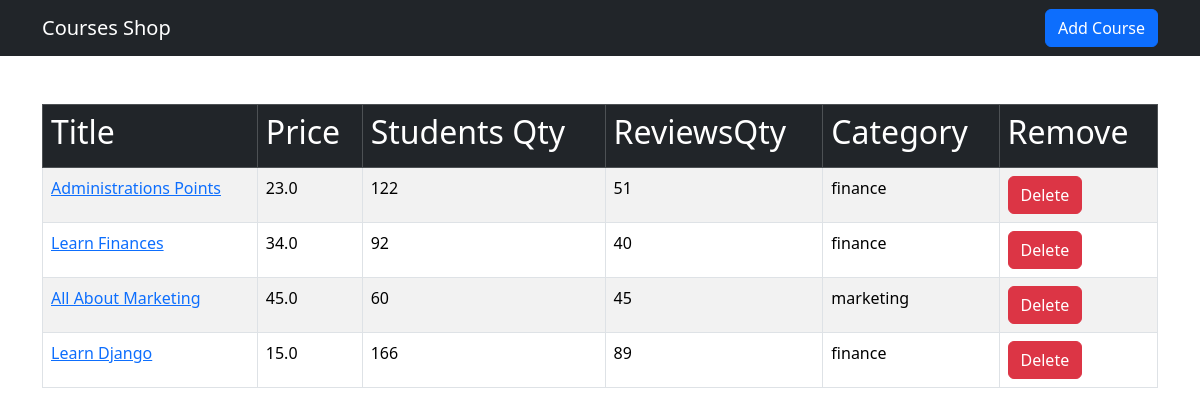
Page /shop/ on the earlier database version.
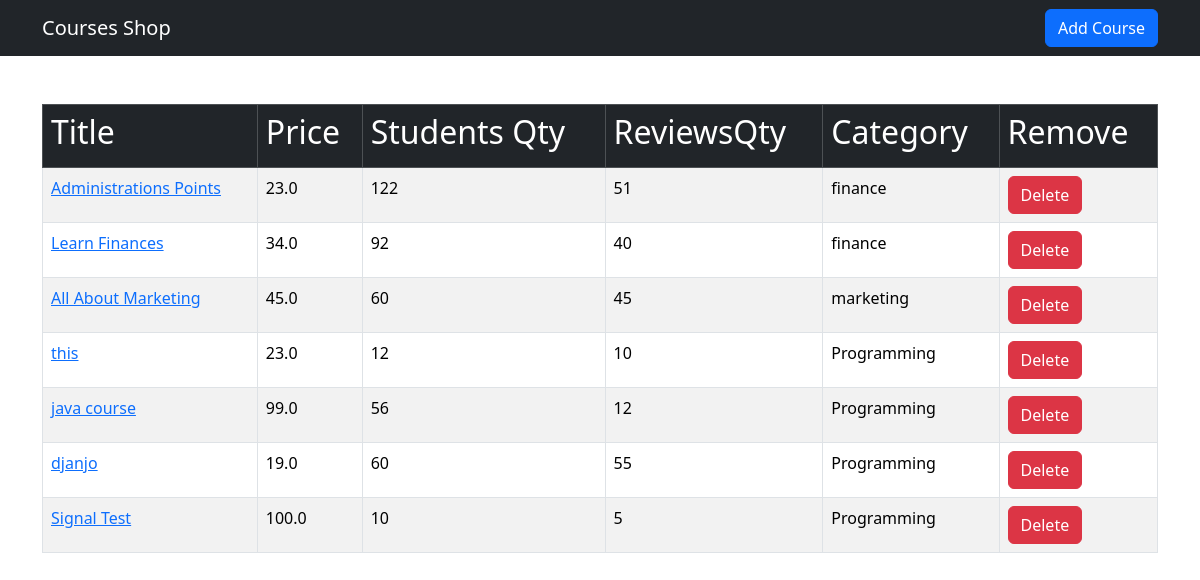
Same page on the later database version.
### shop/models.py (models this page shows, shortened)
class Course(models.Model):
    title      = models.CharField(max_length=255, blank=False, null=False)
    price      = models.FloatField(blank=False, null=False)
    student_qty= models.IntegerField( blank=False, null=False)
    reviews_qty= models.IntegerField(blank=False, null=False)
    category   = models.ForeignKey(Category,on_delete=models.CASCADE, related_name='coursa')
    created_by = models.ForeignKey(User, on_delete=models.CASCADE,related_name='courses')

class Category(models.Model):
    title     = models.CharField(max_length=255, blank=False, null=False)
    created_at= models.DateTimeField(auto_now_add=True)
    def __str__(self):
      return self.title

### shop/views.py (the view)
# urls.py: path('shop/', views.index, name='index'),
def index(request):
    courses= Course.objects.all()
    context={
        'courses': courses
    }
    return render(request, 'collection/course.html', context)

### templates/collection/course.html (shortened to what this page needs)
{% extends 'base.html' %}
{% block content %}
<table class ='table mt-5 table-bordered table-hover table-striped'>
    <thead class="table-dark">
        <tr>
            <th><h2>Title</h2></th>
            <th><h2>Price</h2></th>
            <th><h2>Students Qty</h2></th>
            <th><h2>ReviewsQty</h2></th>
            <th><h2>Category</h2></th>
            <th><h2>Remove</h2></th>
        </tr>
    </thead>
    <tbody>
    {% for cate in courses %}
    <tr>
        <td> <a href='{% url "single_course" cate.id %}'>{{ cate.title }}</a></td>
        <td>{{ cate.price}}</td>
        <td>{{ cate.student_qty}}</td>
        <td>{{ cate.reviews_qty}}</td>
        <td>{{ cate.category}}</td>
        <td><a href="{% url 'delete_course' cate.id %}" class="btn btn-danger">Delete</a></td>
    </tr>
    {% endfor %}
    </tbody>
</table>
{% endblock %}

### templates/base.html (shortened to what this page needs)
<!DOCTYPE html>
<html lang="en">
<head>
    <link rel="stylesheet" href="	https://cdn.jsdelivr.net/npm/bootstrap@5.3.8/dist/css/bootstrap.min.css">
</head>
<body>
    <nav class="navbar navbar-dark bg-dark">
        <div class="container d-flex justify-content-between">
            <a href="{% url 'index' %}" class="navbar-brand">Courses Shop</a>
            <a href="{% url 'add_course' %}" class="btn btn-primary">
                Add Course
            </a>
        </div>
    </nav>
    <main class="container">
        {% block content %}
        {% endblock %}
    </main>
</body>
</html>

Differences in the rows shown:
removed Course: title "Learn Django", price "15.0", student_qty "166", reviews_qty "89", category "finance"
added Course: title "this", price "23.0", student_qty "12", reviews_qty "10", category "Programming"
added Course: title "java course", price "99.0", student_qty "56", reviews_qty "12", category "Programming"
added Course: title "djanjo", price "19.0", student_qty "60", reviews_qty "55", category "Programming"
added Course: title "Signal Test", price "100.0", student_qty "10", reviews_qty "5", category "Programming"
